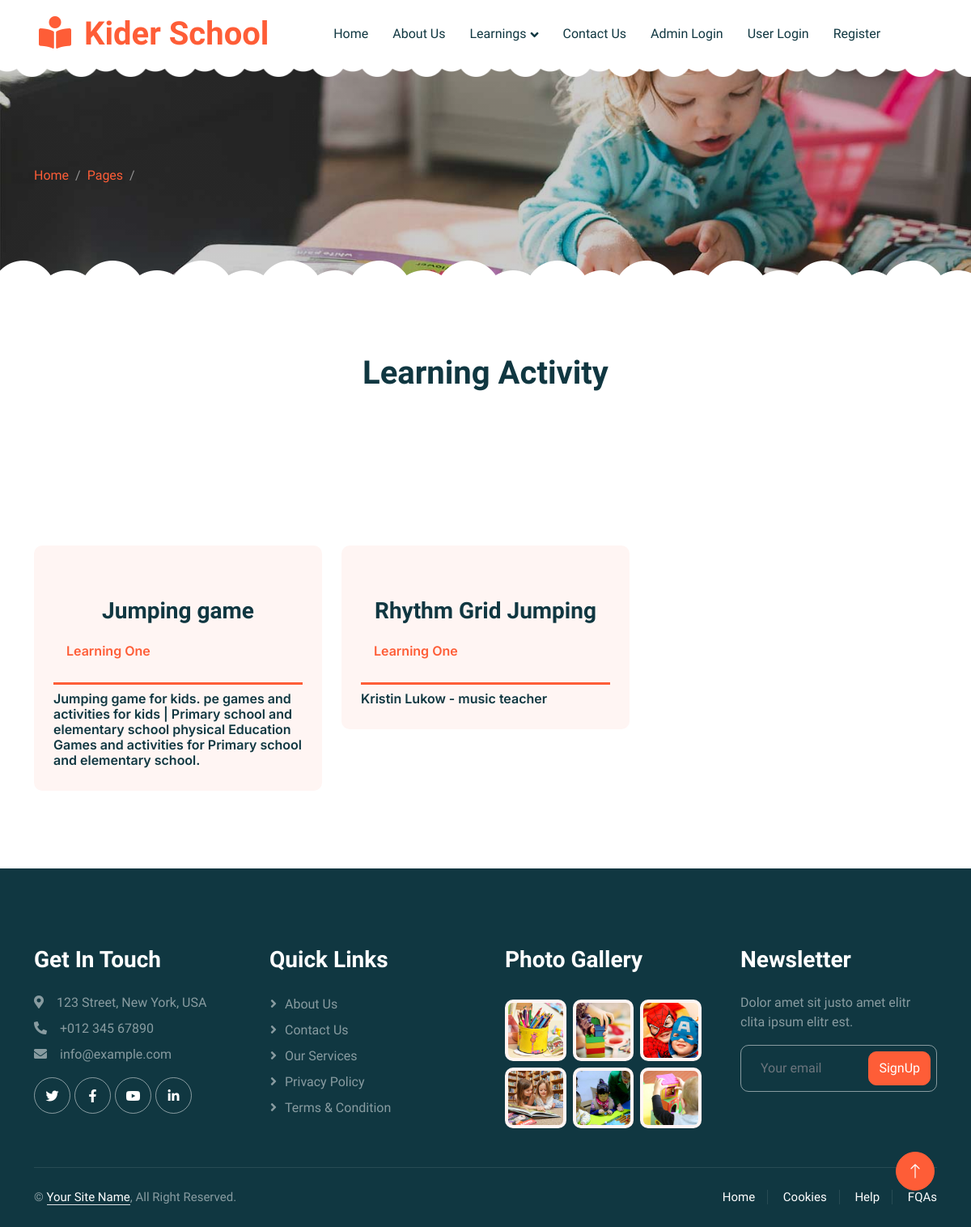
Page /view_activities.php on the committed database.
### tables this page shows
CREATE TABLE `activities` (
  `id` int(11) NOT NULL,
  `learning_type` varchar(255) NOT NULL,
  `title` varchar(255) NOT NULL,
  `description` longtext NOT NULL,
  `video` longtext NOT NULL,
  `status` varchar(30) NOT NULL DEFAULT 'Active',
  `created_at` timestamp NOT NULL DEFAULT current_timestamp() ON UPDATE current_timestamp()
);

CREATE TABLE `learning_type` (
  `id` int(11) NOT NULL,
  `learning_type_name` varchar(255) NOT NULL,
  `status` varchar(30) NOT NULL DEFAULT 'Active',
  `created_at` timestamp NOT NULL DEFAULT current_timestamp() ON UPDATE current_timestamp()
);

### view_activities.php (the view, shortened to what this page needs)
<?php
include("header.php");
?>
<div class="container-xxl py-5 page-header position-relative mb-5">
            <div class="container py-5">
                <nav aria-label="breadcrumb animated slideInDown">
                    <ol class="breadcrumb">
                        <li class="breadcrumb-item"><a href="#">Home</a></li>
                        <li class="breadcrumb-item"><a href="#">Pages</a></li>
                        <li class="breadcrumb-item text-white active" aria-current="page"><?php if(isset($_GET['lname'])) { echo $_GET["lname"]; } ?></li>
                    </ol>
                </nav>
            </div>
        </div>
        <div class="container-xxl py-5">
            <div class="container">
                <div class="text-center mx-auto mb-5 wow fadeInUp" data-wow-delay="0.1s" style="max-width: 600px;">
                    <h1 class="mb-3">Learning Activity</h1>
                </div>
                <div class="row g-4">
                    <?php
                        include("config.php");
                        $q="SELECT `activities`.*,`learning_type`.`learning_type_name` FROM `activities` INNER JOIN `learning_type` ON `learning_type`.`id`=`activities`.`learning_type`";
                        $res = mysqli_query($conn,$q);
                        while($data = mysqli_fetch_array($res)){
                    ?>
                    <div class="col-lg-4 col-md-6 wow fadeInUp" data-wow-delay="0.1s">
                        <div class="classes-item">
                            <div class="rounded-circle w-75 mx-auto p-3">
                                <iframe src="https://www.youtube.com/embed/<?php echo $data['video']; ?>?si=zsia3TjBy5vfV-rG" title="YouTube video player" frameborder="0" allow="accelerometer; autoplay; clipboard-write; encrypted-media; gyroscope; picture-in-picture; web-share" allowfullscreen></iframe>
                            </div>
                            <div class="bg-light rounded p-4 pt-5 mt-n5">
                                <a class="d-block text-center h3 mt-3 mb-4" href=""><?php echo $data['title']; ?></a>
                                <div class="d-flex align-items-center justify-content-between mb-4">
                                    <div class="d-flex align-items-center">
                                        <div class="ms-3">
                                            <h6 class="text-primary mb-1"><?php echo $data['learning_type_name']; ?></h6>
                                        </div>
                                    </div>
                                </div>
                                <div class="row g-1">
                                    <div class="col-12">
                                        <div class="border-top border-3 border-primary pt-2">
                                            <h6 class="text-dark mb-1"><?php echo $data['description']; ?></h6>
                                        </div>
                                    </div>
                                </div>
                            </div>
                        </div>
                    </div>
                    <?php
                        }
                    ?>
                </div>
            </div>
        </div>
<?php
include("footer.php");
?>

### header.php (shortened to what this page needs)
<!DOCTYPE html>
<html lang="en">
<head>
    <link href="https://cdnjs.cloudflare.com/ajax/libs/font-awesome/5.10.0/css/all.min.css" rel="stylesheet">
    <link href="https://cdn.jsdelivr.net/npm/bootstrap-icons@1.4.1/font/bootstrap-icons.css" rel="stylesheet">
    <link href="lib/animate/animate.min.css" rel="stylesheet">
    <link href="lib/owlcarousel/assets/owl.carousel.min.css" rel="stylesheet">
    <link href="css/bootstrap.min.css" rel="stylesheet">
    <link href="css/style.css" rel="stylesheet">
</head>
<body>
    <div class="container-xxl bg-white p-0">
        <nav class="navbar navbar-expand-lg bg-white navbar-light sticky-top px-4 px-lg-5 py-lg-0">
            <a href="index.php" class="navbar-brand">
                <h1 class="m-0 text-primary"><i class="fa fa-book-reader me-3"></i>Kider School</h1>
            </a>
            <div class="collapse navbar-collapse" id="navbarCollapse">
                <div class="navbar-nav mx-auto">
                    <?php
                        if(isset($_SESSION["email"]))
                        {
                    ?>
                        <a href="dashboard.php" class="nav-item nav-link">Dashboard</a>
                        <div class="nav-item dropdown">
                            <a href="#" class="nav-link dropdown-toggle" data-bs-toggle="dropdown">Learning Type</a>
                            <div class="dropdown-menu rounded-0 rounded-bottom border-0 shadow-sm m-0">
                                <a href="add_learning_type.php" class="dropdown-item">Add</a>
                                <a href="manage_learning_type.php" class="dropdown-item">Manage</a>
                            </div>
                        </div>
                        <div class="nav-item dropdown">
                            <a href="#" class="nav-link dropdown-toggle" data-bs-toggle="dropdown">Activity</a>
                            <div class="dropdown-menu rounded-0 rounded-bottom border-0 shadow-sm m-0">
                                <a href="add_activity.php" class="dropdown-item">Add</a>
                                <a href="manage_activity.php" class="dropdown-item">Manage</a>
                            </div>
                        </div>
                        <a href="manage_user.php" class="nav-item nav-link">Users</a>
                        <a href="view_progress.php" class="nav-item nav-link">Progress</a>
                        <a href="view_suggestions.php" class="nav-item nav-link">Suggestions</a>
                        <a href="admin_logout.php" class="nav-item nav-link">Logout</a>
                    <?php
                        }
                        else{
                    ?>
                        <a href="index.php" class="nav-item nav-link">Home</a>
                        <a href="about.php" class="nav-item nav-link">About Us</a>
                        <div class="nav-item dropdown">
                            <a href="#" class="nav-link dropdown-toggle" data-bs-toggle="dropdown">Learnings</a>
                        </div>
                        <a href="contact.php" class="nav-item nav-link">Contact Us</a>
                        <a href="admin_login.php" class="nav-item nav-link">Admin Login</a>
                        <a href="user_login.php" class="nav-item nav-link">User Login</a>
                        <a href="user_register.php" class="nav-item nav-link">Register</a>
                    <?php
                        }
                    ?>
                </div>
            </div>
        </nav>

### footer.php (shortened to what this page needs)
 <div class="container-fluid bg-dark text-white-50 footer pt-5 mt-5 wow fadeIn" data-wow-delay="0.1s">
            <div class="container py-5">
                <div class="row g-5">
                    <div class="col-lg-3 col-md-6">
                        <h3 class="text-white mb-4">Get In Touch</h3>
                        <p class="mb-2"><i class="fa fa-map-marker-alt me-3"></i>123 Street, New York, USA</p>
                        <p class="mb-2"><i class="fa fa-phone-alt me-3"></i>+012 345 67890</p>
                        <p class="mb-2"><i class="fa fa-envelope me-3"></i>info@example.com</p>
                        <div class="d-flex pt-2">
                            <a class="btn btn-outline-light btn-social" href=""><i class="fab fa-twitter"></i></a>
                            <a class="btn btn-outline-light btn-social" href=""><i class="fab fa-facebook-f"></i></a>
                            <a class="btn btn-outline-light btn-social" href=""><i class="fab fa-youtube"></i></a>
                            <a class="btn btn-outline-light btn-social" href=""><i class="fab fa-linkedin-in"></i></a>
                        </div>
                    </div>
                    <div class="col-lg-3 col-md-6">
                        <h3 class="text-white mb-4">Quick Links</h3>
                        <a class="btn btn-link text-white-50" href="">About Us</a>
                        <a class="btn btn-link text-white-50" href="">Contact Us</a>
                        <a class="btn btn-link text-white-50" href="">Our Services</a>
                        <a class="btn btn-link text-white-50" href="">Privacy Policy</a>
                        <a class="btn btn-link text-white-50" href="">Terms & Condition</a>
                    </div>
                    <div class="col-lg-3 col-md-6">
                        <h3 class="text-white mb-4">Photo Gallery</h3>
                        <div class="row g-2 pt-2">
                            <div class="col-4">
                                <img class="img-fluid rounded bg-light p-1" src="img/classes-1.jpg" alt="">
                            </div>
                            <div class="col-4">
                                <img class="img-fluid rounded bg-light p-1" src="img/classes-2.jpg" alt="">
                            </div>
                            <div class="col-4">
                                <img class="img-fluid rounded bg-light p-1" src="img/classes-3.jpg" alt="">
                            </div>
                            <div class="col-4">
                                <img class="img-fluid rounded bg-light p-1" src="img/classes-4.jpg" alt="">
                            </div>
                            <div class="col-4">
                                <img class="img-fluid rounded bg-light p-1" src="img/classes-5.jpg" alt="">
                            </div>
                            <div class="col-4">
                                <img class="img-fluid rounded bg-light p-1" src="img/classes-6.jpg" alt="">
                            </div>
                        </div>
                    </div>
                    <div class="col-lg-3 col-md-6">
                        <h3 class="text-white mb-4">Newsletter</h3>
                        <p>Dolor amet sit justo amet elitr clita ipsum elitr est.</p>
                        <div class="position-relative mx-auto" style="max-width: 400px;">
                            <input class="form-control bg-transparent w-100 py-3 ps-4 pe-5" type="text" placeholder="Your email">
                            <button type="button" class="btn btn-primary py-2 position-absolute top-0 end-0 mt-2 me-2">SignUp</button>
                        </div>
                    </div>
                </div>
            </div>
            <div class="container">
                <div class="copyright">
                    <div class="row">
                        <div class="col-md-6 text-center text-md-start mb-3 mb-md-0">
                            &copy; <a class="border-bottom" href="#">Your Site Name</a>, All Right Reserved.
						</div>
                        <div class="col-md-6 text-center text-md-end">
                            <div class="footer-menu">
                                <a href="">Home</a>
                                <a href="">Cookies</a>
                                <a href="">Help</a>
                                <a href="">FQAs</a>
                            </div>
                        </div>
                    </div>
                </div>
            </div>
        </div>
        <a href="#" class="btn btn-lg btn-primary btn-lg-square back-to-top"><i class="bi bi-arrow-up"></i></a>
    </div>
</body>
</html>

### css/style.css (style rules this page uses)
:root { --primary: #FE5D37; --light: #FFF5F3; --dark: #103741; }
.back-to-top { position: fixed; display: none; right: 45px; bottom: 45px; z-index: 99; }
.btn { font-weight: 500; transition: .5s; }
.btn.btn-primary { color: #FFFFFF; }
.btn-lg-square { width: 48px; height: 48px; }
.btn-square, .btn-sm-square, .btn-lg-square { padding: 0; display: flex; align-items: center; justify-content: center; font-weight: normal; border-radius: 50px; }
h1, h2, h3, h4, .h1, .h2, .h3, .h4, .display-1, .display-2, .display-3, .display-4, .display-5, .display-6 { font-family: 'Lobster Two', cursive; font-weight: 700; }
h5, h6, .h5, .h6 { font-weight: 600; }
.navbar .navbar-nav .nav-link { padding: 30px 15px; color: var(--dark); font-weight: 500; outline: none; }
.navbar.sticky-top { top: -100px; transition: .5s; }
.navbar .dropdown-toggle::after { border: none; content: "\f107"; font-family: "Font Awesome 5 Free"; font-weight: 900; vertical-align: middle; margin-left: 5px; transition: .5s; }
.header-carousel::before, .header-carousel::after, .page-header::before, .page-header::after { position: absolute; content: ""; width: 100%; height: 10px; top: 0; left: 0; background: url(../img/bg-header-top.png) center center repeat-x; z-index: 1; }
.header-carousel::after, .page-header::after { height: 19px; top: auto; bottom: 0; background: url(../img/bg-header-bottom.png) center center repeat-x; }
.page-header { background: linear-gradient(rgba(0, 0, 0, .2), rgba(0, 0, 0, .2)), url(../img/carousel-1.jpg) center center no-repeat; background-size: cover; }
.breadcrumb-item + .breadcrumb-item::before { color: rgba(255, 255, 255, .5); }
.classes-item { transition: .5s; }
.footer .btn.btn-social { margin-right: 5px; width: 45px; height: 45px; display: flex; align-items: center; justify-content: center; color: #FFFFFF; border: 1px solid rgba(255,255,255,0.5); border-radius: 45px; transition: .3s; }
.footer .btn.btn-link { display: block; margin-bottom: 5px; padding: 0; text-align: left; font-size: 16px; font-weight: normal; text-transform: capitalize; transition: .3s; }
.footer .btn.btn-link::before { position: relative; content: "\f105"; font-family: "Font Awesome 5 Free"; font-weight: 900; margin-right: 10px; }
.footer .form-control { border-color: rgba(255,255,255,0.5); }
.footer .copyright { padding: 25px 0; font-size: 15px; border-top: 1px solid rgba(256, 256, 256, .1); }
.footer .copyright a { color: #FFFFFF; }
.footer .footer-menu a { margin-right: 15px; padding-right: 15px; border-right: 1px solid rgba(255, 255, 255, .1); }
.footer .footer-menu a:last-child { margin-right: 0; padding-right: 0; border-right: none; }

### rows in the picture
activities: title "Jumping game", learning_type.learning_type_name "Learning One", description "Jumping game for kids. pe games and activities for kids | Primary school and elementary school physical Education Games and activities for Primary school and elementary school."
activities: title "Rhythm Grid Jumping", learning_type.learning_type_name "Learning One", description "Kristin Lukow - music teacher"
